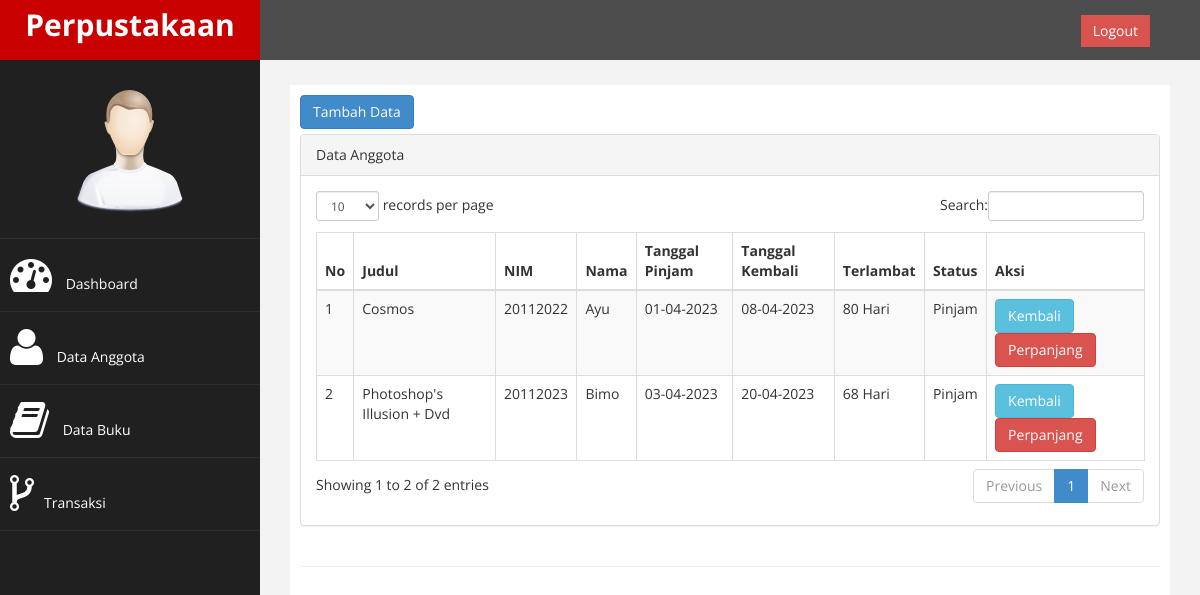
The page /?page=transaksi on the database its author committed.
### tables this page shows
CREATE TABLE `tb_transaksi` (
  `id_trx` int(11) NOT NULL AUTO_INCREMENT,
  `judul` varchar(200) DEFAULT NULL,
  `nim` int(11) DEFAULT NULL,
  `nama` varchar(250) DEFAULT NULL,
  `tgl_pinjam` varchar(30) DEFAULT NULL,
  `tgl_kembali` varchar(30) DEFAULT NULL,
  `status` varchar(100) DEFAULT NULL,
  PRIMARY KEY (`id_trx`),
  KEY `id` (`id_trx`)
);

CREATE TABLE `tb_anggota` (
  `nim` int(11) NOT NULL,
  `nama` varchar(250) NOT NULL,
  `tempat_lahir` varchar(100) NOT NULL,
  `tanggal_lahir` date NOT NULL,
  `jk` enum('L','P') NOT NULL,
  `prodi` varchar(100) NOT NULL,
  PRIMARY KEY (`nim`)
);

### function.php (called while the page is built)
<?php
function terlambat($tgl_dateline, $tgl_kembali)
{
    $tgl_dateline_pecah = explode("-", $tgl_dateline);
    $tgl_dateline_pecah = $tgl_dateline_pecah[2]."-".$tgl_dateline_pecah[1]."-".$tgl_dateline_pecah[0];
    $tgl_kembali_pecah = explode("-", $tgl_kembali);
    $tgl_kembali_pecah = $tgl_kembali_pecah[2]."-".$tgl_kembali_pecah[1]."-".$tgl_kembali_pecah[0];
    $selisih = strtotime($tgl_kembali_pecah) - strtotime($tgl_dateline_pecah);
    $selisih = $selisih / 86400;
    if ($selisih >= 1) {
        $hasil_tgl = floor($selisih);
    } else {
        $hasil_tgl = 0;
    }
    return $hasil_tgl;
}
?>

### transaksi.php (the view)
<a href="?page=transaksi&aksi=tambah" class="btn btn-primary" style="margin-bottom: 5px">Tambah Data</a>
<div class="row">
    <div class="col-md-12">
        <div class="panel panel-default">
            <div class="panel-heading">
                Data Anggota
            </div>
            <div class="panel-body">
                <div class="table-responsive">
                    <table class="table table-striped table-bordered table-hover" id="dataTables-example">
                        <thead>
                            <tr>
                                <th>No</th>
                                <th>Judul</th>
                                <th>NIM</th>
                                <th>Nama</th>
                                <th>Tanggal Pinjam</th>
                                <th>Tanggal Kembali</th>
                                <th>Terlambat</th>
                                <th>Status</th>
                                <th>Aksi</th>
                            </tr>
                        </thead>
                        <tbody>
                        <?php
                            $no = 1;
                            $sql = $koneksi->query("SELECT tb_transaksi.*, tb_anggota.nama FROM tb_transaksi INNER JOIN tb_anggota ON tb_transaksi.nim = tb_anggota.nim WHERE tb_transaksi.status='pinjam'");
                            while ($data = $sql->fetch_assoc()) {
                            ?>
                                <tr>
                                    <td><?php echo $no++; ?></td>
                                    <td><?php echo $data['judul']; ?></td>
                                    <td><?php echo $data['nim']; ?></td>
                                    <td><?php echo $data['nama']; ?></td>
                                    <td><?php echo $data['tgl_pinjam']; ?></td>
                                    <td><?php echo $data['tgl_kembali']; ?></td>
                                    <td>
                                        <?php
                                            $denda = 1000;
                                            $tgl_dateline = $data['tgl_kembali'];
                                            $tgl_kembali = date('Y-m-d');
                                            $lambat = terlambat($tgl_dateline, $tgl_kembali);
                                            $denda1 = $lambat*$denda;
                                            if ($lambat == 0) {
                                                echo "<font color='red'>$lambat hari<br>(Rp $denda1)</font>";
                                            }else {
                                                echo $lambat . " Hari";
                                            }
                                        ?>
                                    </td>
                                    <td><?php echo $data['status']; ?></td>
                                    <td>
                                        <a href="?page=transaksi&aksi=kembali&id_trx=<?php echo $data['id_trx']; ?>&judul=<?php echo $data['judul'];
                                        ?>" class="btn btn-info"></i>Kembali</a>
                                        <a href="?page=transaksi&aksi=perpanjang&id_trx=<?php echo $data['id_trx']; ?>&judul=<?php echo $data['judul']?>
                                        &lambat=<?php echo $lambat?>&tgl_kembali=<?php echo $data['tgl_kembali'];?>" class="btn btn-danger"></i>Perpanjang</a>
                                    </td>
                                </tr>
                            <?php } ?>
                        </tbody>
                    </table>
                </div>
            </div>
        </div>
    </div>
</div>

### assets/css/custom.css (style rules this page uses)
body { font-family: 'Open Sans', sans-serif; }

### rows shown on the page
tb_transaksi: judul "Cosmos", nim "20112022", tb_anggota.nama "Ayu", tgl_pinjam "01-04-2023", tgl_kembali "08-04-2023", tgl_kembali "80", status "Pinjam"
tb_transaksi: judul "Photoshop's Illusion + Dvd", nim "20112023", tb_anggota.nama "Bimo", tgl_pinjam "03-04-2023", tgl_kembali "20-04-2023", tgl_kembali "68", status "Pinjam"
